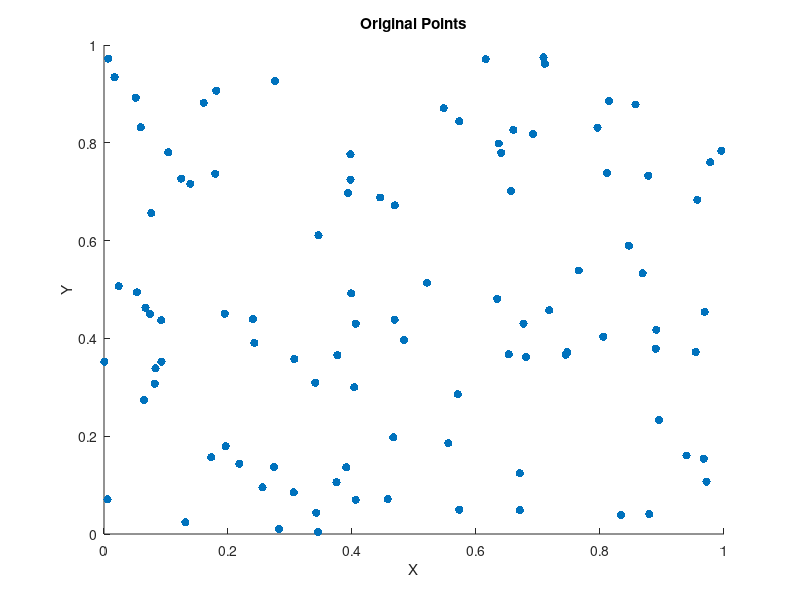
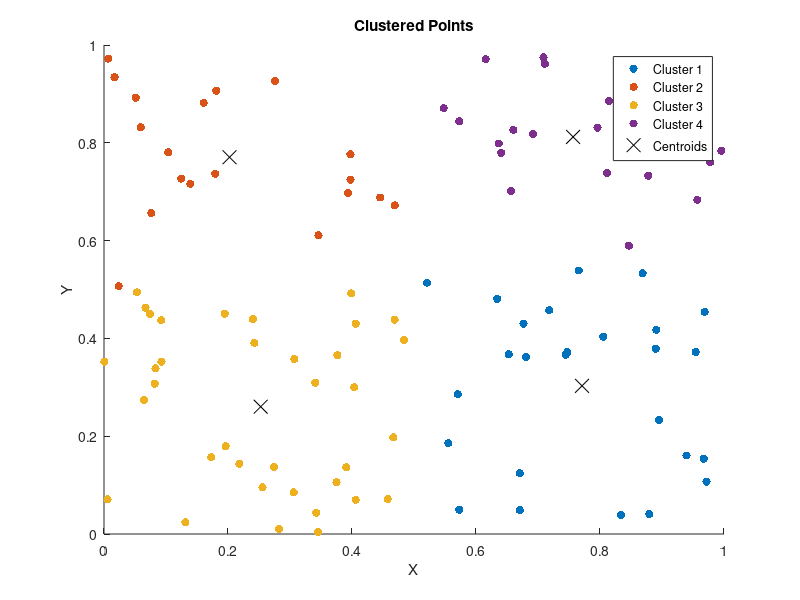
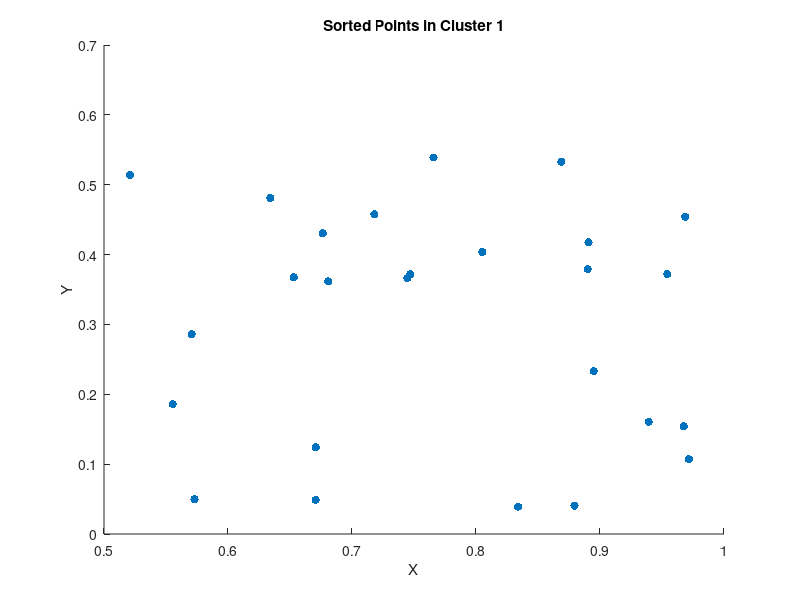

Here is the MATLAB script that generated these plots, in order:
% Generate random 2D points
numPoints = 100;
points = rand(numPoints, 2);

% Plot the original points
figure;
scatter(points(:,1), points(:,2), 'filled');
title('Original Points');
xlabel('X');
ylabel('Y');

% Define the number of clusters
numClusters = 4;

% Perform k-means clustering
[idx, centroids] = kmeans(points, numClusters);

% Plot the clustered points
figure;
hold on;
colors = lines(numClusters);
for i = 1:numClusters
    clusterPoints = points(idx == i, :);
    scatter(clusterPoints(:,1), clusterPoints(:,2), 36, colors(i, :), 'filled');
end
scatter(centroids(:,1), centroids(:,2), 100, 'k', 'x');
title('Clustered Points');
xlabel('X');
ylabel('Y');
legend('Cluster 1', 'Cluster 2', 'Cluster 3', 'Cluster 4', 'Centroids');
hold off;

% Sort points within each cluster by their distance to the cluster centroid
sortedPoints = cell(numClusters, 1);
for i = 1:numClusters
    clusterPoints = points(idx == i, :);
    centroid = centroids(i, :);
    distances = sqrt(sum((clusterPoints - centroid).^2, 2));
    [~, sortedIdx] = sort(distances);
    sortedPoints{i} = clusterPoints(sortedIdx, :);
end

% Display sorted points for each cluster
for i = 1:numClusters
    fprintf('Cluster %d sorted points:\n', i);
    disp(sortedPoints{i});
end

% Plot the sorted points for one of the clusters
figure;
scatter(sortedPoints{1}(:,1), sortedPoints{1}(:,2), 'filled');
title('Sorted Points in Cluster 1');
xlabel('X');
ylabel('Y');
